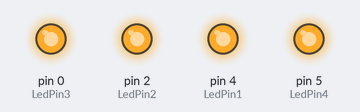
The sketch below on a simulated Arduino Uno, built with avr-gcc and run on an emulated ATmega328P. Parts: output pins drawn as LEDs (lit = HIGH).

Above: at 0.4 s.
At 2.5 s:
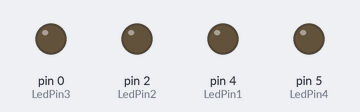
Timing chart, 0 to 3.2 s (numbered marks = the images above):
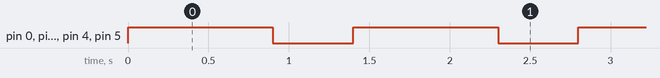

Measured:
- by itself, pin 0 (LedPin3), pin 2 (LedPin2), pin 4 (LedPin1), pin 5 (LedPin4): alternates HIGH for 0.90 s and LOW for 0.50 s

The sketch:

blink_LED.ino
```cpp
const int LedPin1=4;

const int LedPin2=2;

const int LedPin3=0;
const int LedPin4=5;

void setup() {
  // put your setup code here, to run once:

    pinMode(LedPin1,OUTPUT);
    pinMode(LedPin2,OUTPUT);
    pinMode(LedPin3,OUTPUT);
    pinMode(LedPin4,OUTPUT);

}

void loop() {
  // put your main code here, to run repeatedly:
    digitalWrite(LedPin1,HIGH);
    digitalWrite(LedPin2,HIGH);
    digitalWrite(LedPin3,HIGH);
    digitalWrite(LedPin4,HIGH);


    delay(900);
    digitalWrite(LedPin1,LOW);
    digitalWrite(LedPin2,LOW);
    digitalWrite(LedPin3,LOW);
    digitalWrite(LedPin4,LOW);


    delay(500);
}
```
